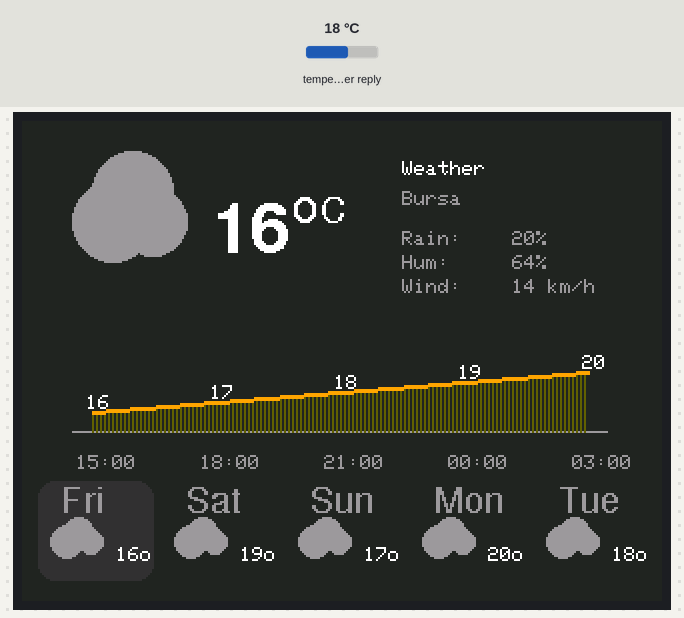
A sketch run on a simulated ESP8266 (NodeMCU). On the bench: 320×240 colour display. The inputs (shaded band) are chosen by the test bench; at power-on: temperature in the weather reply 18 °C. WiFi joins after 1.5 s; servers stay silent unless stated; web services answer with replies made up by the test bench; what the sketch prints to the serial monitor is not drawn.

Above: at 2.7 s.

The sketch:

Main.ino
```cpp
#include <ESP8266WiFi.h>
#include <ESP8266HTTPClient.h>
#include <WiFiClientSecure.h>
#include <ArduinoJson.h>
#include <Adafruit_GFX.h>
#include <Adafruit_ST7789.h>
#include <SPI.h>
#include <Fonts/FreeSans9pt7b.h>
#include <Fonts/FreeSans12pt7b.h>
#include <Fonts/FreeSansBold18pt7b.h>
#include "secrets.h"

// Kullanım
const char* ssid = SECRET_SSID;
const char* password = SECRET_PASS;
String apiKey = SECRET_API_KEY;
const char* googleScriptUrl = SECRET_SCRIPT_URL;
String city = "Bursa";
String countryCode = "TR";


// --- PIN DEFINITIONS ---
#define TFT_CS    15  // D8
#define TFT_DC    5   // D1
#define TFT_RST   4   // D2
// NOTE: MOSI -> D7, SCLK -> D5 (Hardware SPI)

#define BUTTON_PIN 0  // D3 Pin (GPIO0)

// Hardware SPI usage
Adafruit_ST7789 tft = Adafruit_ST7789(TFT_CS, TFT_DC, TFT_RST);

// --- COLOR PALETTE ---
#define C_BG          0x2124 // Dark Slate Blue
#define C_YELLOW      0xFD20
#define C_BLUE        0x443A
#define C_WHITE       0xFFFF
#define C_GREY        0x9CD3
#define C_DARK_YELLOW 0x6300
#define C_CARD_BG     0x3186

// Specific Finance Colors
#define C_USD_GREEN   0x05E0
#define C_GOLD        0xFDC0
#define C_SILVER      0xDEFB
#define C_BIST        0x4A1F
#define C_BTC         0xFA60

// --- VARIABLES ---
int currentScreen = 0; // 0: Weather, 1: Finance
unsigned long lastWeatherUpdate = 0;
unsigned long lastFinanceUpdate = 0;
const unsigned long weatherInterval = 900000; // 15 Minutes
const unsigned long financeInterval = 60000;  // 1 Minute

// Button Debounce
int lastButtonState = HIGH;
unsigned long lastDebounceTime = 0;
unsigned long debounceDelay = 50;

// Finance Data
float price_usd = 0, price_gold = 0, price_silver = 0, price_bist = 0, price_btc = 0;

// Weather Data
struct WeatherData {
  int temp;
  String time;
  String iconType;
  String dayName;
};
WeatherData graphData[5];
WeatherData dailyData[5];
String currentCity = "";
String currentDesc = "";
int currentTemp = 0, currentHum = 0, currentWind = 0, currentPop = 0;

// --- FUNCTION PROTOTYPES ---
void updateWeatherData();
void updateFinanceData();
void drawWeatherScreen();
void drawFinanceScreen();
void drawFinanceValues();
void drawFinanceCard(int index, String label, String formattedValue, uint16_t accentColor);
String formatCurrency(float value, int precision, String symbol); // New Helper
String getDayName(long timestamp);

void setup() {
  Serial.begin(115200);

  // Button Setup
  pinMode(BUTTON_PIN, INPUT_PULLUP);

  // Display Initialization
  tft.init(240, 320);
  tft.setRotation(1);
  tft.fillScreen(C_BG);

  tft.setFont(&FreeSans9pt7b);
  tft.setTextColor(C_WHITE);
  tft.setCursor(60, 100);
  tft.println("Connecting WiFi...");

  WiFi.begin(ssid, password);
  while (WiFi.status() != WL_CONNECTED) {
    delay(500);
    Serial.print(".");
  }

  tft.fillScreen(C_BG);
  tft.setCursor(60, 110);
  tft.println("Fetching Data...");

  // Fetch data on startup
  updateWeatherData();
  updateFinanceData();

  // Draw initial screen
  drawWeatherScreen();
}

void loop() {
  // --- BUTTON LOGIC ---
  int reading = digitalRead(BUTTON_PIN);

  if (reading != lastButtonState) {
    lastDebounceTime = millis();
  }

  if ((millis() - lastDebounceTime) > debounceDelay) {
    if (reading == LOW) {
      while(digitalRead(BUTTON_PIN) == LOW) { yield(); } // Wait for release

      currentScreen = !currentScreen;

      if (currentScreen == 0) {
        drawWeatherScreen();
      } else {
        drawFinanceScreen();
      }
    }
  }
  lastButtonState = reading;

  // --- TIMERS ---
  if (millis() - lastWeatherUpdate > weatherInterval) {
    updateWeatherData();
    if (currentScreen == 0) drawWeatherScreen();
    lastWeatherUpdate = millis();
  }

  if (millis() - lastFinanceUpdate > financeInterval) {
    updateFinanceData();
    if (currentScreen == 1) drawFinanceValues();
    lastFinanceUpdate = millis();
  }
}

// ==========================================
//           FINANCE CODE
// ==========================================

// Helper function to add commas and currency symbol
String formatCurrency(float value, int precision, String symbol) {
  if (value <= 0.001) return "----";

  String str = String(value, precision);

  // Find position of decimal point (or end of string if none)
  int dotIndex = str.indexOf('.');
  if (dotIndex == -1) dotIndex = str.length();

  // Insert commas every 3 digits moving left from the dot
  int start = dotIndex - 3;
  while (start > 0) {
     // Check to ensure we don't put a comma before a negative sign
     if (!(start == 1 && str[0] == '-')) {
        str = str.substring(0, start) + "," + str.substring(start);
        // Shift our tracking index because string grew by 1 char
        dotIndex++;
     }
     start -= 3;
  }

  return str + symbol;
}

void drawFinanceScreen() {
  tft.fillScreen(C_BG);

  // Header
  tft.setFont(&FreeSans12pt7b);
  tft.setTextColor(C_WHITE);
  tft.setCursor(20, 35);
  tft.println("Market Data");

  tft.drawFastHLine(0, 50, 320, C_GREY);

  // Footer
  tft.setFont();
  tft.setTextColor(C_GREY);
  tft.setCursor(180, 225);
  tft.print("Source: Google Fin");

  drawFinanceValues();
}

void drawFinanceValues() {
  if (currentScreen != 1) return;

  // Format values with commas and symbols
  // "TL" is used because standard fonts lack the '₺' glyph
  String s_usd = formatCurrency(price_usd, 2, " TL");
  String s_gold = formatCurrency(price_gold, 0, " TL");
  String s_silver = formatCurrency(price_silver, 2, " TL");
  String s_bist = formatCurrency(price_bist, 0, " TL"); // Index points, no unit
  String s_btc = formatCurrency(price_btc, 0, " $");

  drawFinanceCard(0, "USD/TRY", s_usd, C_USD_GREEN);
  drawFinanceCard(1, "GOLD (Gr)", s_gold, C_GOLD);
  drawFinanceCard(2, "SILVER", s_silver, C_SILVER);
  drawFinanceCard(3, "BIST 100", s_bist, C_BIST);
  drawFinanceCard(4, "BTC (USD)", s_btc, C_BTC);
}

void drawFinanceCard(int index, String label, String formattedValue, uint16_t accentColor) {
  int cardH = 28;
  int cardW = 280;
  int startX = 20;
  int startY = 60 + (index * (cardH + 5));

  // 1. Draw Card Background
  tft.fillRoundRect(startX, startY, cardW, cardH, 6, C_CARD_BG);

  // 2. Draw Accent Bar
  tft.fillRoundRect(startX, startY, 6, cardH, 6, accentColor);
  tft.fillRect(startX+3, startY, 3, cardH, accentColor);

  // 3. Draw Label
  tft.setFont(&FreeSans9pt7b);
  tft.setTextSize(1);
  tft.setTextColor(C_WHITE);
  tft.setCursor(startX + 15, startY + 20);
  tft.print(label);

  // 4. Draw Formatted Value (Right Aligned)
  tft.setTextColor(accentColor);

  // Estimate text width to align right (approx 9-10px per char for this font)
  // FreeSans is variable width, but this estimation works well enough.
  int textWidth = 0;
  for(unsigned int i=0; i<formattedValue.length(); i++) {
     char c = formattedValue[i];
     if(c == '.' || c == ',' || c == ' ') textWidth += 5;
     else textWidth += 10;
  }

  int numberX = (startX + cardW) - textWidth - 10;
  tft.setCursor(numberX, startY + 20);
  tft.print(formattedValue);
}

void updateFinanceData() {
  if (WiFi.status() == WL_CONNECTED) {
    WiFiClientSecure client;
    client.setInsecure();
    HTTPClient http;
    http.setFollowRedirects(HTTPC_STRICT_FOLLOW_REDIRECTS);

    if (http.begin(client, googleScriptUrl)) {
      int httpCode = http.GET();
      if (httpCode > 0) {
        String payload = http.getString();
        StaticJsonDocument<512> doc;
        DeserializationError error = deserializeJson(doc, payload);

        if (!error) {
          if (doc["usd"].as<float>() > 0) price_usd = doc["usd"];
          if (doc["gold"].as<float>() > 0) price_gold = doc["gold"];
          if (doc["silver"].as<float>() > 0) price_silver = doc["silver"];
          if (doc["bist"].as<float>() > 0) price_bist = doc["bist"];
          if (doc["btc"].as<float>() > 0) price_btc = doc["btc"];
        }
      }
      http.end();
    }
  }
}

// ==========================================
//           WEATHER CODE
// ==========================================

String getDayName(long timestamp) {
  int dayIndex = (((timestamp + 10800) / 86400L) + 4) % 7;
  switch(dayIndex) {
    case 0: return "Sun"; case 1: return "Mon"; case 2: return "Tue";
    case 3: return "Wed"; case 4: return "Thu"; case 5: return "Fri";
    case 6: return "Sat"; default: return "";
  }
}

void drawCloudIcon(int x, int y, int size, uint16_t color) {
  tft.fillCircle(x, y, size, color);
  tft.fillCircle(x + (size*0.8), y - (size*0.6), size*0.9, color);
  tft.fillCircle(x + (size*1.6), y, size*0.8, color);
}

void drawRainIcon(int x, int y, bool small = false) {
  int s = small ? 8 : 10;
  drawCloudIcon(x, y, s, C_GREY);
  tft.fillTriangle(x+s/2, y+s*1.5, x+s/2-3, y+s*1.5+7, x+s/2+3, y+s*1.5+7, C_BLUE);
  tft.fillCircle(x+s/2, y+s*1.5+7, 3, C_BLUE);
}

void drawSunIcon(int x, int y, bool small = false) {
  int s = small ? 10 : 12;
  tft.fillCircle(x+s, y, s, C_YELLOW);
}

void drawWeatherIcon(String type, int x, int y, bool small = false) {
  if(type == "Rain") drawRainIcon(x, y, small);
  else if(type == "Clear") drawSunIcon(x, y, small);
  else drawCloudIcon(x, y, small ? 8 : 10, C_GREY);
}

void drawWeatherScreen() {
  tft.fillScreen(C_BG);

  // --- SECTION 1: HEADER ---
  String mainCond = graphData[0].iconType;
  int iconX = 45; int iconY = 50;
  if(mainCond == "Rain") {
    tft.fillCircle(iconX, iconY, 20, C_GREY);
    tft.fillCircle(iconX+20, iconY, 17, C_GREY);
    tft.fillCircle(iconX+10, iconY-15, 20, C_GREY);
    tft.fillCircle(iconX+10, iconY+25, 5, C_BLUE);
  } else if(mainCond == "Clear") {
     tft.fillCircle(iconX+10, iconY, 28, C_YELLOW);
  } else {
     tft.fillCircle(iconX, iconY, 20, C_GREY);
     tft.fillCircle(iconX+20, iconY, 17, C_GREY);
     tft.fillCircle(iconX+10, iconY-15, 20, C_GREY);
  }

  tft.setFont(&FreeSansBold18pt7b);
  tft.setTextColor(C_WHITE);
  tft.setCursor(95, 65);
  tft.print(currentTemp);

  tft.setFont(&FreeSans12pt7b);
  tft.setCursor(tft.getCursorX() + 2, 50);
  tft.print("o");
  tft.setFont(&FreeSans9pt7b);
  tft.setCursor(tft.getCursorX() + 1, 50);
  tft.print("C");

  tft.setFont();
  tft.setTextSize(1);
  int rightX = 190;
  tft.setTextColor(C_WHITE);
  tft.setCursor(rightX, 20); tft.print("Weather");
  tft.setTextColor(C_GREY);
  tft.setCursor(rightX, 35); tft.print(city);

  int detailY = 55;
  int valX = rightX + 55;
  tft.setCursor(rightX, detailY);     tft.print("Rain:");
  tft.setCursor(valX, detailY);       tft.print(currentPop); tft.print("%");
  tft.setCursor(rightX, detailY+12);  tft.print("Hum:");
  tft.setCursor(valX, detailY+12);    tft.print(currentHum); tft.print("%");
  tft.setCursor(rightX, detailY+24);  tft.print("Wind:");
  tft.setCursor(valX, detailY+24);    tft.print(currentWind); tft.print(" km/h");

  // --- SECTION 2: GRAPH ---
  int gTop = 115, gBot = 155;
  int xStep = 62, xStart = 35;
  int minT = 100, maxT = -100;

  for(int i=0; i<5; i++) {
    if(graphData[i].temp < minT) minT = graphData[i].temp;
    if(graphData[i].temp > maxT) maxT = graphData[i].temp;
  }
  minT -= 2; maxT += 2;

  tft.drawFastHLine(xStart-10, gBot, (xStep*4)+20, C_GREY);

  for(int i=0; i<4; i++) {
    int x1 = xStart + (i * xStep);
    int y1 = map(graphData[i].temp, minT, maxT, gBot, gTop);
    int x2 = xStart + ((i+1) * xStep);
    int y2 = map(graphData[i+1].temp, minT, maxT, gBot, gTop);

    tft.drawLine(x1, y1, x2, y2, C_YELLOW);
    tft.drawLine(x1, y1+1, x2, y2+1, C_YELLOW);
    for(int k=x1; k<x2; k+=2) {
      int interpolatedY = map(k, x1, x2, y1, y2);
      tft.drawFastVLine(k, interpolatedY+2, gBot - interpolatedY -1, C_DARK_YELLOW);
    }
    tft.setTextColor(C_WHITE);
    tft.setCursor(x1-3, y1-8); tft.print(graphData[i].temp);
    tft.setTextColor(C_GREY);
    tft.setCursor(x1-8, gBot + 12); tft.print(graphData[i].time);
  }

  int lastX = xStart + (4 * xStep);
  int lastY = map(graphData[4].temp, minT, maxT, gBot, gTop);
  tft.setTextColor(C_WHITE);
  tft.setCursor(lastX-3, lastY-8); tft.print(graphData[4].temp);
  tft.setTextColor(C_GREY);
  tft.setCursor(lastX-8, gBot + 12); tft.print(graphData[4].time);

  // --- SECTION 3: DAILY CARDS ---
  int cardY = 185;
  int cardW = 58; int cardH = 50;

  for(int i=0; i<5; i++) {
    int cx = 12 + (i * 62);
    if(i==0) tft.fillRoundRect(cx-4, cardY-5, cardW, cardH, 8, C_CARD_BG);

    tft.setFont(&FreeSans9pt7b);
    tft.setTextColor(C_GREY);
    tft.setCursor(cx+8, cardY+10); tft.print(dailyData[i].dayName);
    drawWeatherIcon(dailyData[i].iconType, cx+10, cardY+25, true);

    tft.setFont();
    tft.setTextSize(1);
    tft.setTextColor(C_WHITE);
    tft.setCursor(cx+35, cardY+28);
    tft.print(dailyData[i].temp); tft.print("o");
  }
}

void updateWeatherData() {
  WiFiClient client;
  HTTPClient http;
  String url = "http://api.openweathermap.org/data/2.5/forecast?q=" + city + "," + countryCode + "&cnt=40&units=metric&appid=" + apiKey;

  http.begin(client, url);
  int httpCode = http.GET();

  if (httpCode > 0) {
    DynamicJsonDocument filter(512);
    filter["list"][0]["dt"] = true;
    filter["list"][0]["dt_txt"] = true;
    filter["list"][0]["main"]["temp"] = true;
    filter["list"][0]["main"]["humidity"] = true;
    filter["list"][0]["wind"]["speed"] = true;
    filter["list"][0]["pop"] = true;
    filter["list"][0]["weather"][0]["main"] = true;
    filter["list"][0]["weather"][0]["description"] = true;
    filter["city"]["name"] = true;

    DynamicJsonDocument doc(5120);
    DeserializationError error = deserializeJson(doc, http.getStream(), DeserializationOption::Filter(filter));

    if (!error) {
      currentCity = doc["city"]["name"].as<String>();
      currentTemp = doc["list"][0]["main"]["temp"].as<int>();
      currentHum = doc["list"][0]["main"]["humidity"].as<int>();
      float windMs = doc["list"][0]["wind"]["speed"];
      currentWind = windMs * 3.6;
      float popVal = doc["list"][0]["pop"].as<float>();
      currentPop = (int)(popVal * 100);
      currentDesc = doc["list"][0]["weather"][0]["description"].as<String>();
      if(currentDesc.length() > 0) currentDesc[0] = toupper(currentDesc[0]);

      for(int i=0; i<5; i++) {
        graphData[i].temp = doc["list"][i]["main"]["temp"].as<int>();
        String rawDate = doc["list"][i]["dt_txt"].as<String>();
        String rawTime = rawDate.substring(11, 16);
        int hour = rawTime.substring(0, 2).toInt();
        hour = (hour + 3) % 24;
        String hourStr = (hour < 10) ? "0" + String(hour) : String(hour);
        graphData[i].time = hourStr + ":00";
        graphData[i].iconType = doc["list"][i]["weather"][0]["main"].as<String>();
      }

      int indices[] = {0, 8, 16, 24, 32};
      for(int i=0; i<5; i++) {
        int idx = indices[i];
        if(idx >= doc["list"].size()) break;
        dailyData[i].temp = doc["list"][idx]["main"]["temp"].as<int>();
        long ts = doc["list"][idx]["dt"];
        dailyData[i].dayName = getDayName(ts);
        dailyData[i].iconType = doc["list"][idx]["weather"][0]["main"].as<String>();
      }
    }
  }
  http.end();
}
```

secrets.h
```cpp
// secrets.h
#define SECRET_SSID "WifiName"
#define SECRET_PASS "WifiPasword"
#define SECRET_API_KEY "OpenWeatherMap_API_Key"
#define SECRET_SCRIPT_URL "Google_Script_URL"
```
